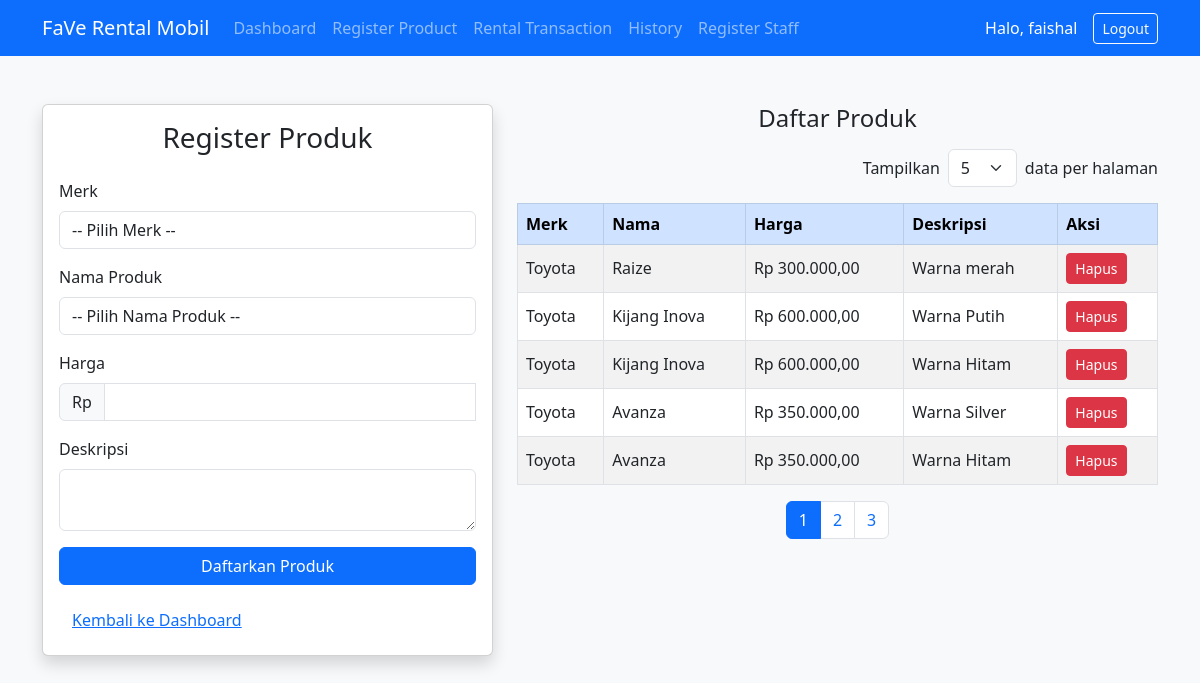
The app's page /product.php (signed in) with its own data.
### tables this page shows
CREATE TABLE `products` (
  `id` int(11) NOT NULL,
  `merk` varchar(100) NOT NULL,
  `name` varchar(100) NOT NULL,
  `price` decimal(12,2) NOT NULL,
  `description` text DEFAULT NULL,
  `created_at` timestamp NOT NULL DEFAULT current_timestamp()
);

### product.php (the view, shortened to what this page needs)
<?php
require 'config.php';
$perPageOptions = [5, 10, 20, 50];
$perPage = isset($_GET['perPage']) && in_array((int)$_GET['perPage'], $perPageOptions) ? (int)$_GET['perPage'] : 5;
$page = isset($_GET['page']) ? max(1, intval($_GET['page'])) : 1;
$start = ($page - 1) * $perPage;
$total_stmt = $pdo->query("SELECT COUNT(*) FROM products");
$total_products = $total_stmt->fetchColumn();
$total_pages = ceil($total_products / $perPage);
$stmt = $pdo->prepare("SELECT * FROM products ORDER BY created_at DESC LIMIT :start, :perPage");
$stmt->bindValue(':start', $start, PDO::PARAM_INT);
$stmt->bindValue(':perPage', $perPage, PDO::PARAM_INT);
$stmt->execute();
$products = $stmt->fetchAll();
?>
<!DOCTYPE html>
<html>
<head>
    <link href="https://cdn.jsdelivr.net/npm/bootstrap@5.3.0/dist/css/bootstrap.min.css" rel="stylesheet">
</head>
<body class="bg-light">
<nav class="navbar navbar-expand-lg navbar-dark bg-primary">
    <div class="container">
        <a class="navbar-brand" href="#">FaVe Rental Mobil</a>
        <?php
                $range_stmt = $pdo->prepare("SELECT level FROM users WHERE username = :user");
                $range_stmt->execute(['user' => $_SESSION['user']]);
                $range = $range_stmt->fetch(PDO::FETCH_ASSOC);
                $level = $range['level'];
            if ($level == "admin") {
                ?>
                <div class="collapse navbar-collapse" id="navbarNav">
                <ul class="navbar-nav me-auto">
                <li class="nav-item"><a class="nav-link" href="dashboard.php">Dashboard</a></li>
                <li class="nav-item"><a class="nav-link" href="product.php">Register Product</a></li>
                <li class="nav-item"><a class="nav-link<?php if(basename($_SERVER['PHP_SELF']) == 'transaction.php') echo ' active'; ?>" href="transaction.php">Rental Transaction</a></li>
                <li class="nav-item"><a class="nav-link<?php if(basename($_SERVER['PHP_SELF']) == 'history.php') echo ' active'; ?>" href="history.php">History</a></li>
                <li class="nav-item"><a class="nav-link<?php if(basename($_SERVER['PHP_SELF']) == 'register_staf.php') echo ' active'; ?>" href="register_staf.php">Register Staff</a></li>
            </ul>
            <span class="navbar-text text-white me-3">
                Halo, <?php echo htmlspecialchars($_SESSION['user']); ?>
            </span>
            <a href="logout.php" class="btn btn-outline-light btn-sm">Logout</a>
        </div>
                <?php
            }
        ?>
    </div>
</nav>
<div class="container mt-5">
    <div class="row">
        <div class="col-md-5">
            <div class="card shadow mb-4">
                <div class="card-body">
                    <h3 class="mb-4 text-center">Register Produk</h3>
                    <form method="post">
                        <div class="mb-3">
                            <label class="form-label">Merk</label>
                            <select name="merk" id="merk" class="form-control" required>
                                <option value="">-- Pilih Merk --</option>
                            </select>
                        </div>
                        <div class="mb-3">
                            <label class="form-label">Nama Produk</label>
                            <select name="name" id="nama" class="form-control" required>
                                <option value="">-- Pilih Nama Produk --</option>
                            </select>
                        </div>
                        <div class="mb-3">
                            <label class="form-label">Harga</label>
                            <div class="input-group">
                                <span class="input-group-text">Rp</span>
                                <input type="text" name="price_display" id="price_display" class="form-control" required>
                            </div>
                        </div>
                        <div class="mb-3">
                            <label class="form-label">Deskripsi</label>
                            <textarea name="description" class="form-control"></textarea>
                        </div>
                        <button type="submit" class="btn btn-primary w-100">Daftarkan Produk</button>
                    </form>
                    <a href="dashboard.php" class="btn btn-link mt-3">Kembali ke Dashboard</a>
                </div>
            </div>
        </div>
        <div class="col-md-7">
            <h4 class="mb-3 text-center">Daftar Produk</h4>
            <form method="get" class="mb-3 d-flex justify-content-end align-items-center">
                <label class="me-2">Tampilkan</label>
                <select name="perPage" class="form-select w-auto me-2" onchange="this.form.submit()">
                    <?php foreach ($perPageOptions as $opt): ?>
                        <option value="<?php echo $opt; ?>" <?php if ($perPage == $opt) echo 'selected'; ?>><?php echo $opt; ?></option>
                    <?php endforeach; ?>
                </select>
                <label>data per halaman</label>
            </form>
            <div class="table-responsive">
                <table class="table table-bordered table-striped align-middle">
                    <thead class="table-primary">
                        <tr>
                            <th>Merk</th>
                            <th>Nama</th>
                            <th>Harga</th>
                            <th>Deskripsi</th>
                            <th>Aksi</th>
                        </tr>
                    </thead>
                    <tbody>
                        <?php if (count($products) > 0): ?>
                            <?php foreach ($products as $product): ?>
                                <tr>
                                    <td><?php echo htmlspecialchars($product['merk']); ?></td>
                                    <td><?php echo htmlspecialchars($product['name']); ?></td>
                                    <td>Rp <?php echo number_format($product['price'], 2, ',', '.'); ?></td>
                                    <td><?php echo htmlspecialchars($product['description']); ?></td>
                                    <td>
                                        <form method="post" style="display:inline;" onsubmit="return confirm('Yakin hapus produk ini?');">
                                            <button type="submit" class="btn btn-danger btn-sm">Hapus</button>
                                        </form>
                                    </td>
                                </tr>
                            <?php endforeach; ?>
                        <?php else: ?>
                            <tr>
                                <td colspan="7" class="text-center">Belum ada produk.</td>
                            </tr>
                        <?php endif; ?>
                    </tbody>
                </table>
            </div>
            <nav>
                <ul class="pagination justify-content-center">
                    <?php for ($i = 1; $i <= $total_pages; $i++): ?>
                        <li class="page-item<?php if ($i == $page) echo ' active'; ?>">
                            <a class="page-link" href="?page=<?php echo $i; ?>&perPage=<?php echo $perPage; ?>"><?php echo $i; ?></a>
                        </li>
                    <?php endfor; ?>
                </ul>
            </nav>
        </div>
    </div>
</div>
</body>
</html>

### records on screen
products: merk "Toyota", name "Raize", price "300.000,00", description "Warna merah"
products: merk "Toyota", name "Kijang Inova", price "600.000,00", description "Warna Putih"
products: merk "Toyota", name "Kijang Inova", price "600.000,00", description "Warna Hitam"
products: merk "Toyota", name "Avanza", price "350.000,00", description "Warna Silver"
products: merk "Toyota", name "Avanza", price "350.000,00", description "Warna Hitam"

### other values on screen
$_SESSION['user'] "faishal"
form field perPage "5"
